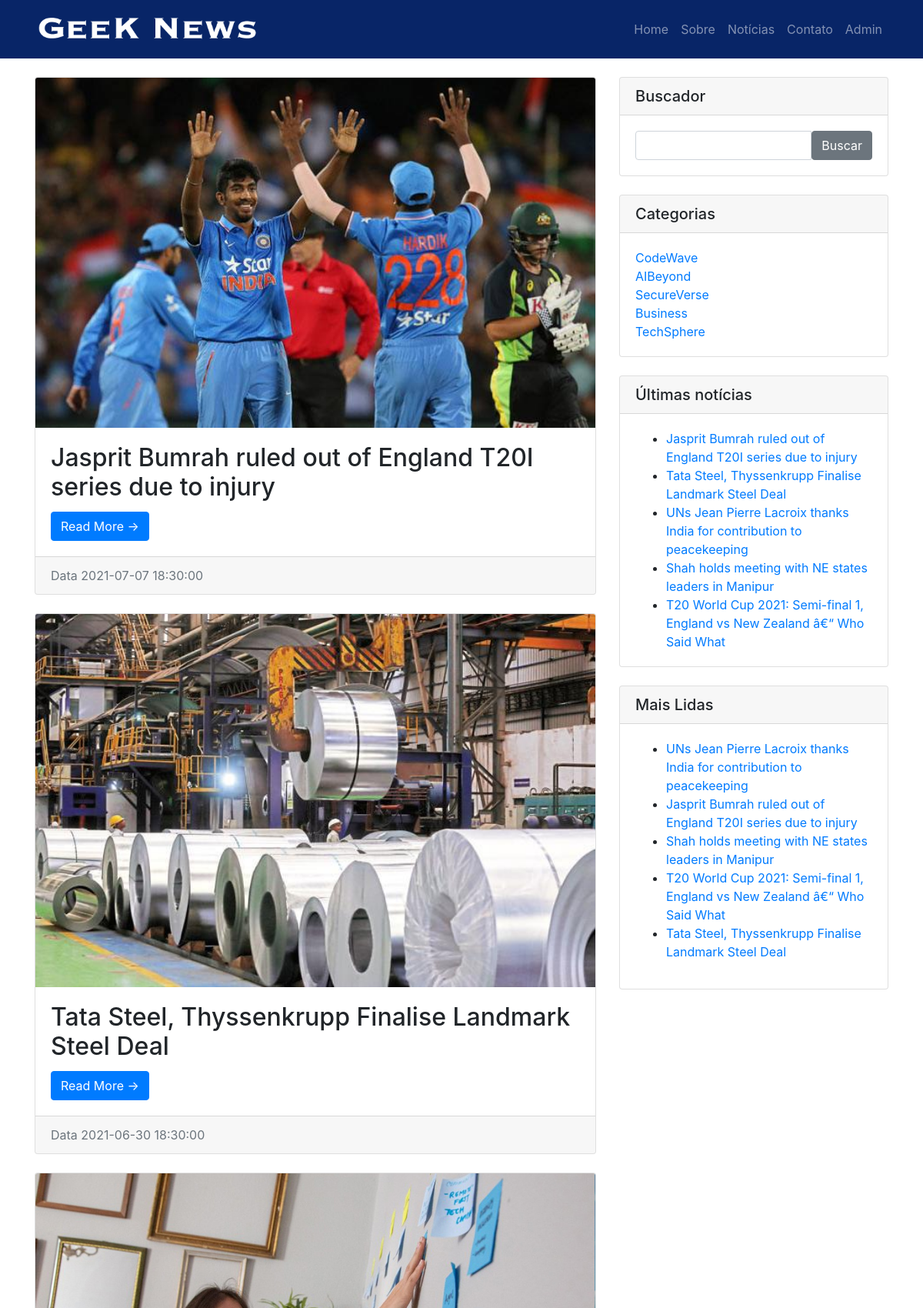
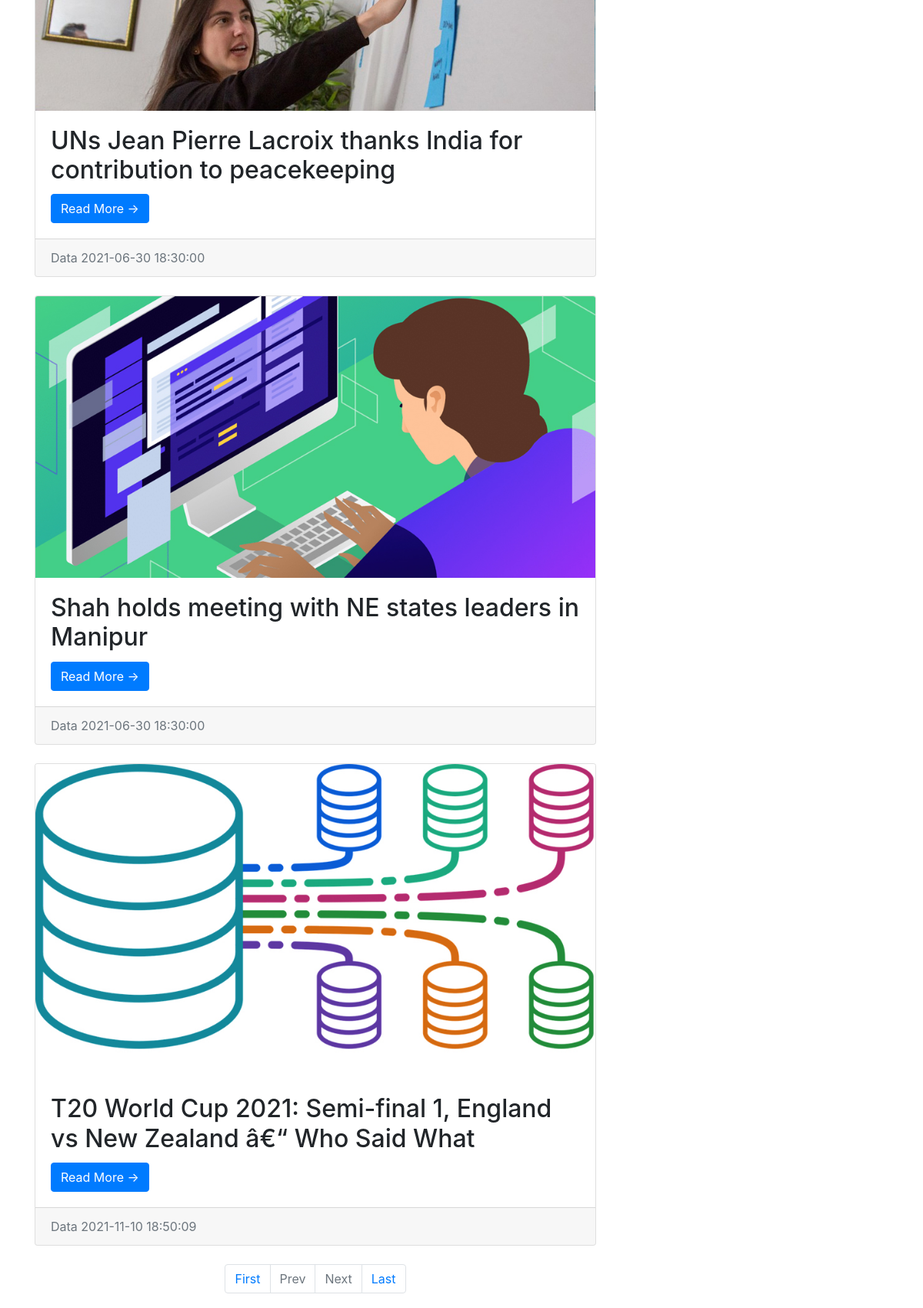
Screenshot of /search.php (upper part) with the database file from the repository (2 pictures, top to bottom).
### tables this page shows
CREATE TABLE `tblposts` (
  `id` int(11) NOT NULL,
  `PostTitulo` longtext DEFAULT NULL,
  `CategoriaId` int(11) DEFAULT NULL,
  `SubCategoriaId` int(11) DEFAULT NULL,
  `PostDetails` longtext DEFAULT NULL,
  `PostingDate` timestamp NULL DEFAULT current_timestamp(),
  `UpdationDate` timestamp NULL DEFAULT NULL ON UPDATE current_timestamp(),
  `Is_Active` int(1) DEFAULT NULL,
  `PostUrl` mediumtext DEFAULT NULL,
  `PostImage` varchar(255) DEFAULT NULL,
  `viewCounter` int(11) DEFAULT NULL,
  `postedBy` varchar(255) DEFAULT NULL,
  `lastUpdatedBy` varchar(255) DEFAULT NULL
);

CREATE TABLE `tblcategoria` (
  `id` int(11) NOT NULL,
  `CategoryName` varchar(200) DEFAULT NULL,
  `Description` mediumtext DEFAULT NULL,
  `PostingDate` timestamp NULL DEFAULT current_timestamp(),
  `UpdationDate` timestamp NULL DEFAULT NULL ON UPDATE current_timestamp(),
  `Is_Active` int(1) DEFAULT NULL
);

### search.php (the view, shortened to what this page needs)
<?php
include('includes/config.php');
    ?>
<!DOCTYPE html>
<html lang="en">
  <head>
    <link href="vendor/bootstrap/css/bootstrap.min.css" rel="stylesheet">
    <link href="css/modern-business.css" rel="stylesheet">
  </head>
  <body>
   <?php include('includes/header.php');?>
    <div class="container">
      <div class="row" style="margin-top: 4%">
        <div class="col-md-8">
<?php
     if (isset($_GET['pagina'])) {
            $pagina = $_GET['pagina'];
        } else {
            $pagina = 1;
        }
        $no_of_records_per_page = 8;
        $offset = ($pagina-1) * $no_of_records_per_page;
        $total_pages_sql = "SELECT COUNT(*) FROM tblposts";
        $result = mysqli_query($con,$total_pages_sql);
        $total_rows = mysqli_fetch_array($result)[0];
        $total_pages = ceil($total_rows / $no_of_records_per_page);
$query=mysqli_query($con,"select tblposts.id as pid,tblposts.PostTitulo as posttitle,tblcategoria.CategoryName as category,tblsubcategoria.Subcategoria as subcategory,tblposts.PostDetails as postdetails,tblposts.PostingDate as postingdate,tblposts.PostUrl as url,tblposts.PostImage from tblposts left join tblcategoria on tblcategoria.id=tblposts.CategoriaId left join  tblsubcategoria on  tblsubcategoria.SubCategoriaId=tblposts.SubCategoriaId where tblposts.PostTitulo like '%$st%' and tblposts.Is_Active=1 LIMIT $offset, $no_of_records_per_page");
$rowcount=mysqli_num_rows($query);
if($rowcount==0)
{
echo "No record found";
}
else {
while ($row=mysqli_fetch_array($query)) {
?>
          <div class="card mb-4">
      <img class="card-img-top" src="admin/postimages/<?php echo htmlentities($row['PostImage']);?>" alt="<?php echo htmlentities($row['posttitle']);?>">
            <div class="card-body">
              <h2 class="card-title"><?php echo htmlentities($row['posttitle']);?></h2>
              <a href="news-details.php?nid=<?php echo htmlentities($row['pid'])?>" class="btn btn-primary">Read More &rarr;</a>
            </div>
            <div class="card-footer text-muted">
              Data <?php echo htmlentities($row['postingdate']);?>
            </div>
          </div>
<?php } ?>
    <ul class="pagination justify-content-center mb-4">
        <li class="page-item"><a href="?pagina=1"  class="page-link">First</a></li>
        <li class="<?php if($pagina <= 1){ echo 'disabled'; } ?> page-item">
            <a href="<?php if($pagina <= 1){ echo '#'; } else { echo "?pagina=".($pagina - 1); } ?>" class="page-link">Prev</a>
        </li>
        <li class="<?php if($pagina >= $total_pages){ echo 'disabled'; } ?> page-item">
            <a href="<?php if($pagina >= $total_pages){ echo '#'; } else { echo "?pagina=".($pagina + 1); } ?> " class="page-link">Next</a>
        </li>
        <li class="page-item"><a href="?pagina=<?php echo $total_pages; ?>" class="page-link">Last</a></li>
    </ul>
<?php } ?>
        </div>
      <?php include('includes/sidebar.php');?>
      </div>
</head>
  </body>
</html>

### includes/sidebar.php
  <div class="col-md-4">
          <div class="card mb-4">
            <h5 class="card-header">Buscador</h5>
            <div class="card-body">
                   <form name="busca" action="busca.php" method="post">
              <div class="input-group">
        <input type="text" name="searchtitle" class="form-control" required>
                <span class="input-group-btn">
                  <button class="btn btn-secondary" type="submit">Buscar</button>
                </span>
              </form>
              </div>
            </div>
          </div>
          <div class="card my-4">
            <h5 class="card-header">Categorias</h5>
            <div class="card-body">
              <div class="row">
                <div class="col-lg-6">
                  <ul class="list-unstyled mb-0">
<?php $query=mysqli_query($con,"select id,CategoryName from tblcategoria");
while($row=mysqli_fetch_array($query))
{
?>
                    <li>
                      <a href="category.php?catid=<?php echo htmlentities($row['id'])?>"><?php echo htmlentities($row['CategoryName']);?></a>
                    </li>
<?php } ?>
                  </ul>
                </div>
              </div>
            </div>
          </div>
          <div class="card my-4">
            <h5 class="card-header">Últimas notícias</h5>
            <div class="card-body">
                      <ul class="mb-0">
<?php
$query=mysqli_query($con,"select tblposts.id as pid,tblposts.PostTitulo as posttitle from tblposts left join tblcategoria on tblcategoria.id=tblposts.CategoriaId left join  tblsubcategoria on  tblsubcategoria.SubCategoriaId=tblposts.SubCategoriaId limit 8");
while ($row=mysqli_fetch_array($query)) {
?>
  <li>
                      <a href="news-details.php?nid=<?php echo htmlentities($row['pid'])?>"><?php echo htmlentities($row['posttitle']);?></a>
                    </li>
            <?php } ?>
          </ul>
            </div>
          </div>
          <div class="card my-4">
            <h5 class="card-header">Mais Lidas</h5>
            <div class="card-body">
                      <ul >
<?php
$query1=mysqli_query($con,"select tblposts.id as pid,tblposts.PostTitulo as posttitle from tblposts left join tblcategoria on tblcategoria.id=tblposts.CategoriaId left join  tblsubcategoria on  tblsubcategoria.SubCategoriaId=tblposts.SubCategoriaId  order by viewCounter desc limit 5");
while ($result=mysqli_fetch_array($query1)) {
?>
  <li>
                      <a href="news-details.php?nid=<?php echo htmlentities($result['pid'])?>"><?php echo htmlentities($result['posttitle']);?></a>
                    </li>
            <?php } ?>
          </ul>
            </div>
          </div>
        </div>

### css/modern-business.css (style rules this page uses)
body { padding-top: 54px; }
@media (min-width: 992px) { body { padding-top: 56px; } }

### rows the page displays
tblposts: PostImage (picture), PostTitulo "Jasprit Bumrah ruled out of England T20I series due to injury", PostingDate "2021-07-07 18:30:00"
tblposts: PostImage (picture), PostTitulo "Tata Steel, Thyssenkrupp Finalise Landmark Steel Deal", PostingDate "2021-06-30 18:30:00"
tblposts: PostImage (picture), PostTitulo "UNs Jean Pierre Lacroix thanks India for contribution to peacekeeping", PostingDate "2021-06-30 18:30:00"
tblposts: PostImage (picture), PostTitulo "Shah holds meeting with NE states leaders in Manipur", PostingDate "2021-06-30 18:30:00"
tblposts: PostImage (picture), PostTitulo "T20 World Cup 2021: Semi-final 1, England vs New Zealand â€“ Who Said What", PostingDate "2021-11-10 18:50:09"
tblcategoria: CategoryName "CodeWave"
tblcategoria: CategoryName "AIBeyond"
tblcategoria: CategoryName "SecureVerse"
tblcategoria: CategoryName "Business"
tblcategoria: CategoryName "TechSphere"
